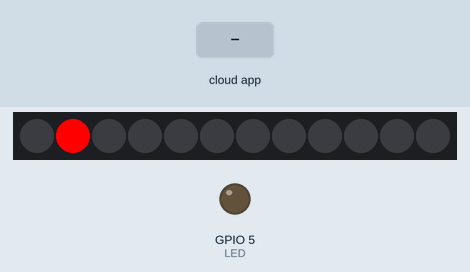
Recording of a sketch running on a simulated ESP8266 (NodeMCU). On the bench: 12 RGB LEDs in strip order, left to right, output pins drawn as LEDs (lit = HIGH). The inputs (shaded band) are chosen by the test bench. WiFi joins after 1.5 s; servers stay silent unless stated; what the sketch prints to the serial monitor is not drawn.

Above: at 0.6 s.
At 2.7 s:
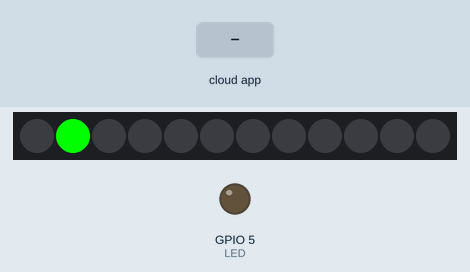
2.8 s: the phone or cloud app sets LED to 64
At 3.2 s:
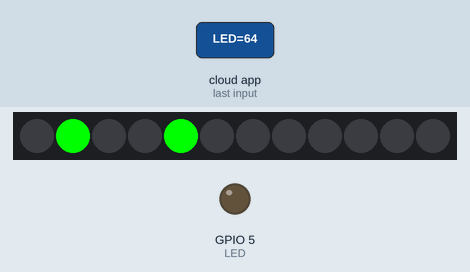
5.8 s: the phone or cloud app sets LED to 0
At 6.7 s:
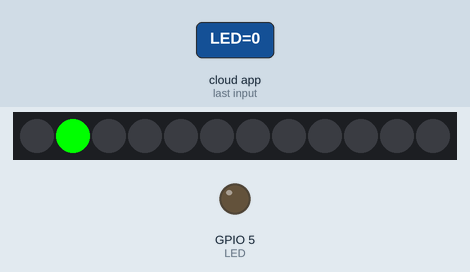
Timing chart, 0 to 8.8 s (numbered marks = the images above; inputs shaded):
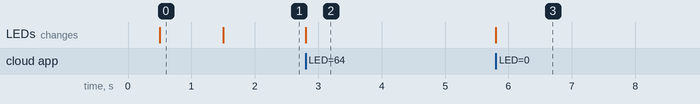

The sketch:

esp32-alexa-neopixel.ino
```cpp
/**
 * Autor: Juan Sanmartín
 * Página: https://insani.academy/
 * YouTube: https://www.youtube.com/@InsaniAcademy
**/

/** Librerias para Alexa**/
#ifdef ARDUINO_ARCH_ESP32
#include <WiFi.h>
#else
#include <ESP8266WiFi.h>
#endif

#include <Espalexa.h>

/** Librerias para NeoPixel**/
#include <Adafruit_NeoPixel.h>
#define PIN 22        // Pin NEOPIXEL
#define NUMPIXELS 12  // Cantidad NEOPIXEL

Adafruit_NeoPixel pixels = Adafruit_NeoPixel(NUMPIXELS, PIN, NEO_GRB + NEO_KHZ800);


/** Variables Globales**/

// En caso de usar un LED
int LED = 5;        // Pin donde está conectado el LED


// Credenciales para la Red WiFi
const char* ssid = "Insani_Robotics";   // Nombre de la Red WiFi
const char* password = "1105651960_i";  // Contraseña de la Red Wifi

Espalexa asistente;                     // Nombre del Objeto de la libreria Espalexa
void onLuminaria(uint8_t brightness);         // Declaración de la función 1
void funcionDos(uint8_t brightness);    // Declaración de la función 2


void setup() {
  pixels.begin();                                 // Iniciamos el objeto del NeoPixel
  Serial.begin(115200);                           // Iniciamos la comunicación Serial
  pinMode(LED, OUTPUT);                           // Declaramos como salida el pin del LED
  ConectarWifi();                                 // Iniciamos la conexión WiFi
  asistente.addDevice("LED", onLuminaria);  // Añadimos el dispotivo
  asistente.addDevice("Lampara", funcionDos);       // Añadimos el dispotivo
  asistente.begin();                              // Iniciamos Alexa
}

void loop() {
  ConectarWifi();                                 // Revisar la conexión WiFi
  asistente.loop();                               // Ejecución infinita del asistente
  delay(1);                                       // Tiempo de espera
}

// Función para conectarse la red WiFi
void ConectarWifi() {
  if (WiFi.status() != WL_CONNECTED) {
    WiFi.mode(WIFI_STA);
    WiFi.begin(ssid, password);
    Serial.println("");
    Serial.println("Conectando a la Red WiFi");
    while (WiFi.status() != WL_CONNECTED) {
      pixels.setPixelColor(1, pixels.Color(255, 0, 0)); //Encender NeoPixel color Rojo
      //digitalWrite(LED, 1);                           //Encender LED
      delay(500);
      Serial.print(".");
      pixels.show();
    }
    pixels.setPixelColor(1, pixels.Color(0, 255, 0)); //Encender NeoPixel color Verde
    pixels.show();                                      // Enciende NeoPixel
    Serial.print("Conectado a ");
    Serial.println(ssid);
    Serial.print("Dirección IP: ");
    Serial.println(WiFi.localIP());
  }
}

void onLuminaria(uint8_t brightness) {
  Serial.print("Funcion onLuminaria - ");
  if (brightness) {
    pixels.setPixelColor(4, pixels.Color(0, 255, 0)); // Enciende NeoPixel color Verde
    //digitalWrite(Foco, 1);
    Serial.println(" ON ");
  }
  else {
    pixels.setPixelColor(4, pixels.Color(0, 0, 0));   // Apagar NeoPixel
    //digitalWrite(Foco, 0);
    Serial.println(" OFF ");
  }
  pixels.show();    // Enciende NeoPixel
}


void funcionDos(uint8_t brightness) {
  Serial.print("Funcion Dos - ");

  if (brightness) {
    Serial.println(" True - Estamos en la Función Dos ");
  }
  else {
    Serial.println(" False - Estamos en la Función Dos ");
  }
}
```

Measured:
- after the input at 2.8 s, the LEDs: change at once (image 2)
- after the input at 5.8 s, the LEDs: change at once (image 3)
- what the display in image 0 shows lasts 1.0 s, from 0.5 s to 1.5 s
